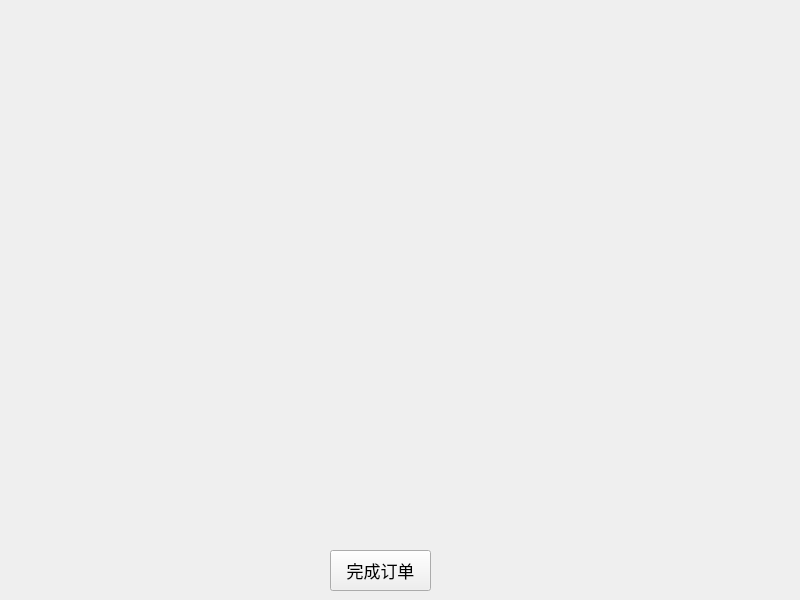
<?xml version="1.0" encoding="UTF-8"?>
<ui version="4.0">
 <class>TaxiWork</class>
 <widget class="QWidget" name="TaxiWork">
  <property name="geometry">
   <rect>
    <x>0</x>
    <y>0</y>
    <width>800</width>
    <height>600</height>
   </rect>
  </property>
  <property name="windowTitle">
   <string>Form</string>
  </property>
  <widget class="QPushButton" name="pushButton">
   <property name="geometry">
    <rect>
     <x>330</x>
     <y>550</y>
     <width>101</width>
     <height>41</height>
    </rect>
   </property>
   <property name="font">
    <font>
     <pointsize>13</pointsize>
    </font>
   </property>
   <property name="text">
    <string>完成订单</string>
   </property>
  </widget>
  <widget class="QWidget" name="widget" native="true">
   <property name="geometry">
    <rect>
     <x>70</x>
     <y>100</y>
     <width>641</width>
     <height>441</height>
    </rect>
   </property>
   <property name="styleSheet">
    <string notr="true">border-image: url(:/msgbox/tWork.jpg);</string>
   </property>
  </widget>
  <widget class="QLabel" name="label">
   <property name="geometry">
    <rect>
     <x>40</x>
     <y>25</y>
     <width>721</width>
     <height>51</height>
    </rect>
   </property>
   <property name="font">
    <font>
     <pointsize>15</pointsize>
    </font>
   </property>
   <property name="text">
    <string/>
   </property>
  </widget>
 </widget>
 <resources/>
 <connections/>
</ui>
